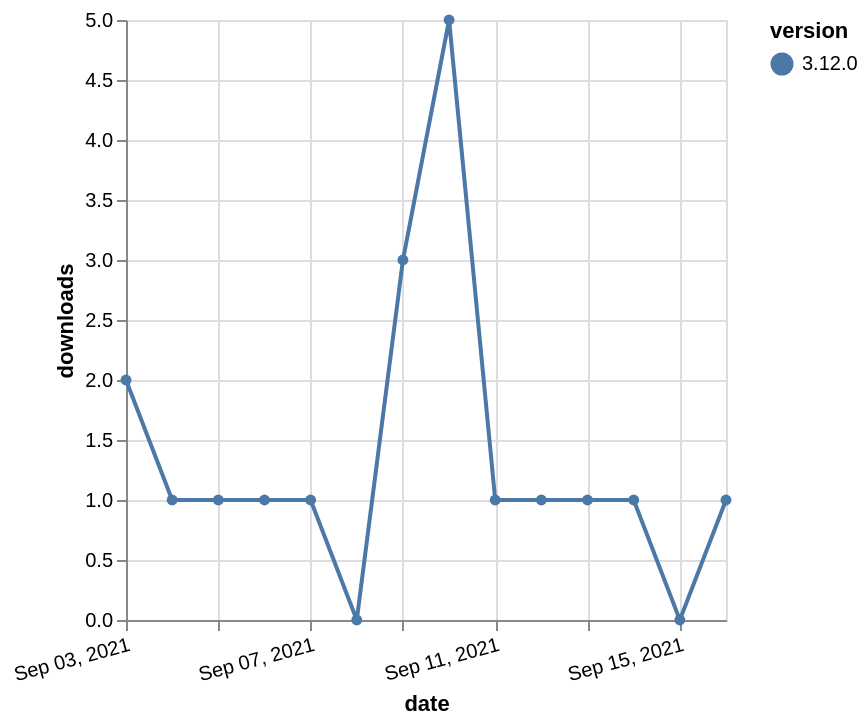

Vega-Lite specification stored for this chart:
### Vega-Lite specification from a JSON file in a GitHub repository (floating-point values rounded to 4 significant figures)
{"$schema": "https://vega.github.io/schema/vega-lite/v5.json", "description": "A simple bar chart with embedded data.", "data": {"values": [{"date": "2021-09-03", "total": 637, "delta": 2, "version": "3.12.0"}, {"date": "2021-09-04", "total": 638, "delta": 1, "version": "3.12.0"}, {"date": "2021-09-05", "total": 639, "delta": 1, "version": "3.12.0"}, {"date": "2021-09-06", "total": 640, "delta": 1, "version": "3.12.0"}, {"date": "2021-09-07", "total": 641, "delta": 1, "version": "3.12.0"}, {"date": "2021-09-08", "total": 641, "delta": 0, "version": "3.12.0"}, {"date": "2021-09-09", "total": 644, "delta": 3, "version": "3.12.0"}, {"date": "2021-09-10", "total": 649, "delta": 5, "version": "3.12.0"}, {"date": "2021-09-11", "total": 650, "delta": 1, "version": "3.12.0"}, {"date": "2021-09-12", "total": 651, "delta": 1, "version": "3.12.0"}, {"date": "2021-09-13", "total": 652, "delta": 1, "version": "3.12.0"}, {"date": "2021-09-14", "total": 653, "delta": 1, "version": "3.12.0"}, {"date": "2021-09-15", "total": 653, "delta": 0, "version": "3.12.0"}, {"date": "2021-09-16", "total": 654, "delta": 1, "version": "3.12.0"}]}, "width": "container", "mark": {"type": "line", "point": {"filled": true}}, "encoding": {"x": {"field": "date", "type": "temporal", "timeUnit": "yearmonthdate", "title": "date", "axis": {"labelAngle": -15}}, "y": {"field": "delta", "type": "quantitative", "title": "downloads"}, "color": {"field": "version", "type": "nominal"}, "tooltip": {"field": "delta"}}}
